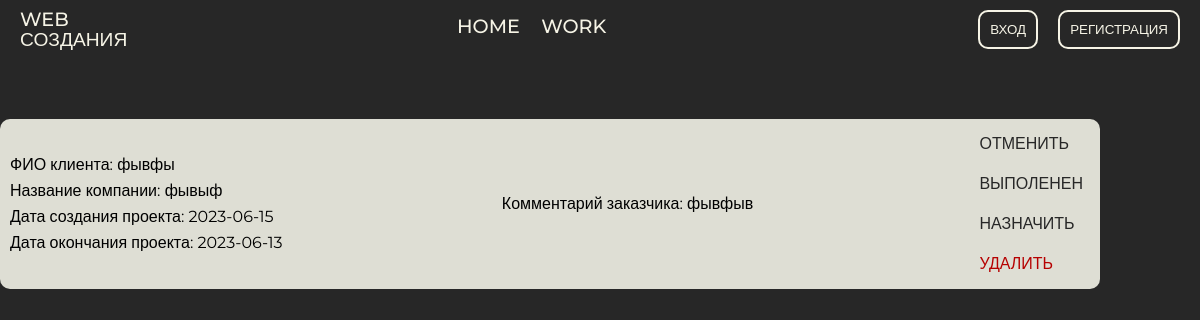
The app's page /admin/orderInfo.php?id_order=14 with its own data.
### tables this page shows
CREATE TABLE `orders` (
  `id_orders` int(5) NOT NULL,
  `name_client` varchar(100) NOT NULL,
  `name_company` varchar(100) NOT NULL,
  `file_client` varchar(100) NOT NULL,
  `comment` varchar(500) NOT NULL,
  `date` date NOT NULL,
  `date_create` date NOT NULL,
  `id_status_order` int(5) NOT NULL
);

### admin/orderInfo.php (the view, shortened to what this page needs)
<link rel="stylesheet" href="../style.css">
<?php
    include('../header.php');
    include('../connect.php');
    $id_order = $_GET['id_order'];
    $sql_orders = "SELECT * FROM `orders` WHERE `id_orders` = '$id_order'";
    $result_orders = mysqli_query($con, $sql_orders);
    $order = mysqli_fetch_array($result_orders);
?>
<div class="main_bl">
    <div class="container">
        <div class="card-admin">
            <div>
                <p>ФИО клиента: <?=$order['name_client'];?></p>
                <p>Название компании: <?=$order['name_company'];?></p>
                <p>Дата создания проекта: <?=$order['date_create'];?></p>
                <p> Дата окончания проекта: <?=$order['date'];?></p>
            </div>
            <div>
                <p>Комментарий заказчика: <?=$order['comment'];?></p>
            </div>
            <div>
                <a class="btn-dark" href="?otm=<?=$order['id_orders']?>">Отменить</a>
                <a class="btn-dark" href="?done=<?=$order['id_orders']?>">Выполенен</a>
                <a class="btn-dark" href="orderUser.php?id_order=<?=$order['id_orders']?>">Назначить</a>
                <a class="btn-red" href="?del=<?=$order['id_orders']?>">Удалить</a>
            </div>
        </div>
    </div>
</div>

### style.css (style rules this page uses)
html, body, div, span, applet, object, iframe, h1, h2, h3, h4, h5, h6, p, blockquote, pre, a, abbr, acronym, address, big, cite, code, del, dfn, em, img, ins, kbd, q, s, samp, small, strike, strong, sub, sup, tt, var, b, u, i, center, dl, dt, dd, ol, ul, li, fieldset, form, label, legend, table, caption, tbody, tfoot, thead, tr, th, td, article, aside, canvas, details, embed, figure, figcaption, footer, header, hgroup, menu, nav, output, ruby, section, summary, time, mark, audio, video { margin: 0; padding: 0; border: 0; font-size: 100%; font: inherit; vertical-align: baseline; }
html { height: 100%; }
body { line-height: 1; font-family: "Montserrat", sans-serif; background: #272727; }
.container { max-width: 1280px; margin: 0 auto; }
.btn-dark { background: none; color: #272727; cursor: pointer; text-decoration: none; text-transform: uppercase; font-weight: 500; display: inline-block; -webkit-transition: all 0.2s ease-in-out; transition: all 0.2s ease-in-out; border: 2px solid transparent; padding: 5px; border-radius: 10px; }
.btn-red { background: none; color: #b60000; cursor: pointer; text-decoration: none; text-transform: uppercase; font-weight: 500; display: inline-block; -webkit-transition: all 0.2s ease-in-out; transition: all 0.2s ease-in-out; border: 2px solid transparent; padding: 5px; border-radius: 10px; }
.main_bl { margin-top: 60px; margin-bottom: 60px; }
.card-admin { width: 90%; display: flex; justify-content: space-between; align-items: center; padding: 10px; background: #deded4; border-radius: 10px; }
.card-admin div { display: flex; flex-direction: column; gap: 10px; }

### admin/style.css (style rules this page uses)
html, body, div, span, applet, object, iframe, h1, h2, h3, h4, h5, h6, p, blockquote, pre, a, abbr, acronym, address, big, cite, code, del, dfn, em, img, ins, kbd, q, s, samp, small, strike, strong, sub, sup, tt, var, b, u, i, center, dl, dt, dd, ol, ul, li, fieldset, form, label, legend, table, caption, tbody, tfoot, thead, tr, th, td, article, aside, canvas, details, embed, figure, figcaption, footer, header, hgroup, menu, nav, output, ruby, section, summary, time, mark, audio, video { margin: 0; padding: 0; border: 0; font-size: 100%; font: inherit; vertical-align: baseline; }
html { height: 100%; }
body { line-height: 1; font-family: "Montserrat", sans-serif; background: #272727; }
.container { max-width: 1280px; margin: 0 auto; }
.btn-dark { background: none; color: #272727; cursor: pointer; text-decoration: none; text-transform: uppercase; font-weight: 500; display: inline-block; -webkit-transition: all 0.2s ease-in-out; transition: all 0.2s ease-in-out; border: 2px solid transparent; padding: 5px; border-radius: 10px; }
.btn-red { background: none; color: #b60000; cursor: pointer; text-decoration: none; text-transform: uppercase; font-weight: 500; display: inline-block; -webkit-transition: all 0.2s ease-in-out; transition: all 0.2s ease-in-out; border: 2px solid transparent; padding: 5px; border-radius: 10px; }
.main_bl { margin-top: 60px; margin-bottom: 60px; }
.card-admin { width: 90%; display: flex; justify-content: space-between; align-items: center; padding: 10px; background: #deded4; border-radius: 10px; }
.card-admin div { display: flex; flex-direction: column; gap: 10px; }

### records on screen
orders: name_client "фывфы", name_company "фывыф", date_create "2023-06-15", date "2023-06-13", comment "фывфыв"
